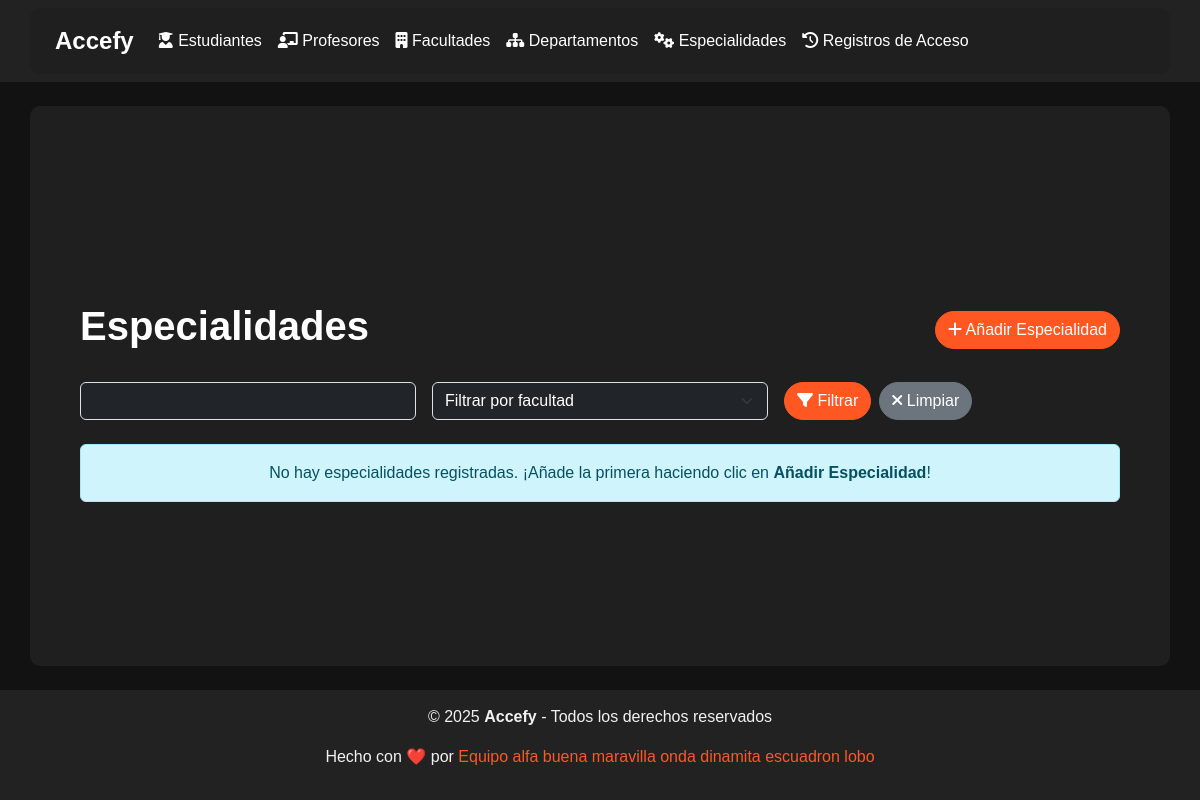
The page //majors/ on the database as committed earlier.
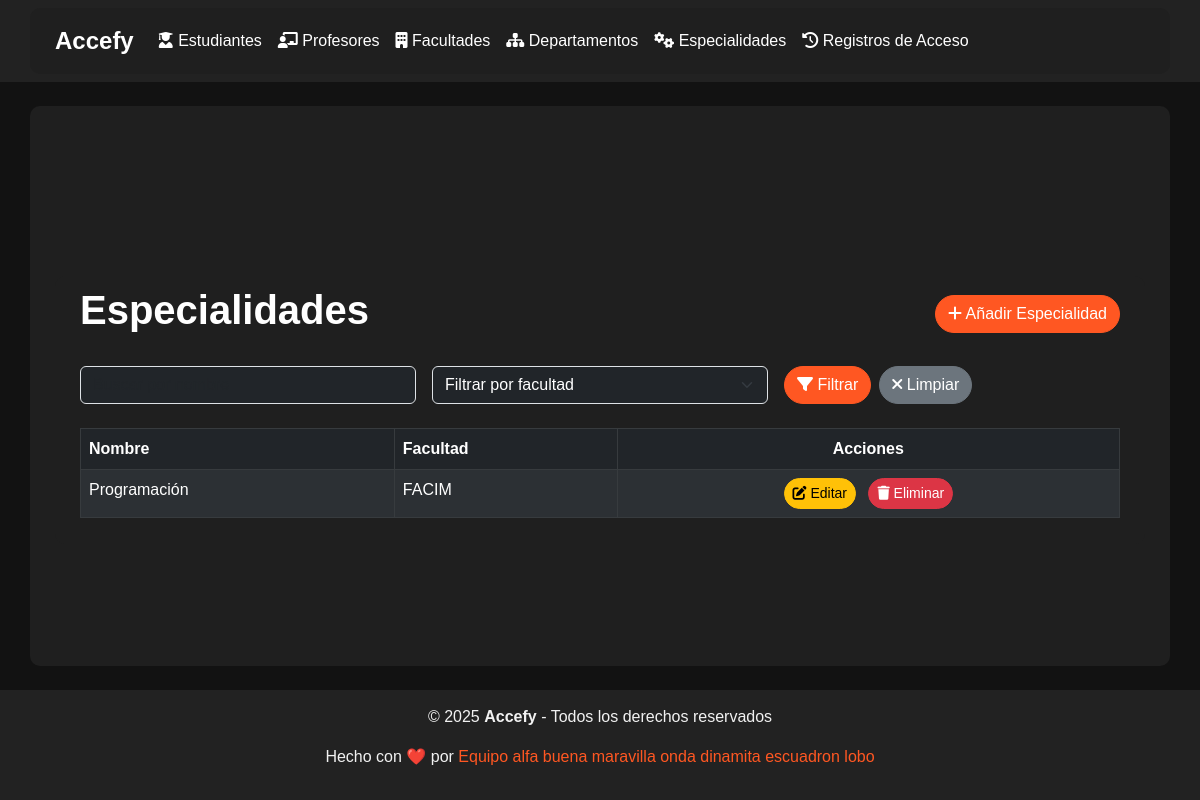
The same page on the database as committed later.
### bibman_app/models.py (models this page shows, shortened)
class Major(models.Model):
    name = models.CharField(max_length=255)  # Major or specialization name
    faculty = models.ForeignKey(Faculty, on_delete=models.CASCADE, related_name="majors")

class Faculty(models.Model):
    name = models.CharField(max_length=255, unique=True)  # Faculty name

### bibman_app/views.py (the view)
# urls.py: path('majors/', MajorListView.as_view(), name='major-list'),
class MajorListView(ListView):
    model = Major
    template_name = "major/major_list.html"
    context_object_name = "majors"
    def get_queryset(self):
        queryset = super().get_queryset()
        name = self.request.GET.get('name')
        faculty = self.request.GET.get('faculty')
        if name:
            queryset = queryset.filter(name__icontains=name)
        if faculty:
            queryset = queryset.filter(faculty__id=faculty)
        return queryset
    def get_context_data(self, **kwargs):
        context = super().get_context_data(**kwargs)
        context['faculties'] = Faculty.objects.all()
        return context

### bibman_app/templates/major/major_list.html (shortened to what this page needs)
{% extends "base.html" %}
{% block content %}
<div class="container mt-5">
  <div class="d-flex justify-content-between align-items-center mb-4">
    <h1 class="text-white">Especialidades</h1>
    <a href="{% url 'major-create' %}" class="btn btn-primary">
      <i class="fas fa-plus"></i> Añadir Especialidad
    </a>
  </div>
  <form method="get" class="mb-4">
    <div class="row g-3">
      <div class="col-md-4">
        <input
          type="text"
          name="name"
          class="form-control bg-dark text-white"
          placeholder="Buscar por nombre"
          value="{{ request.GET.name|default:'' }}"
        />
      </div>
      <div class="col-md-4">
        <select
          name="faculty"
          class="form-select bg-dark text-white"
        >
          <option value="">Filtrar por facultad</option>
        </select>
      </div>
      <div class="col-md-4 d-flex align-items-center">
        <button type="submit" class="btn btn-primary me-2">
          <i class="fas fa-filter"></i> Filtrar
        </button>
        <a href="{% url 'major-list' %}" class="btn btn-secondary">
          <i class="fas fa-times"></i> Limpiar
        </a>
      </div>
    </div>
  </form>
  {% if majors %}
  <table class="table table-hover table-bordered table-striped table-dark">
    <thead style="background-color: #ff5722; color: white">
      <tr>
        <th>Nombre</th>
        <th>Facultad</th>
        <th class="text-center">Acciones</th>
      </tr>
    </thead>
    <tbody>
      {% for major in majors %}
      <tr>
        <td>{{ major.name }}</td>
        <td>{{ major.faculty.name }}</td>
        <td class="text-center">
          <a
            href="{% url 'major-edit' major.id %}"
            class="btn btn-sm btn-warning me-2"
          >
            <i class="fas fa-edit"></i> Editar
          </a>
          <a
            href="{% url 'major-delete' major.id %}"
            class="btn btn-sm btn-danger"
          >
            <i class="fas fa-trash"></i> Eliminar
          </a>
        </td>
      </tr>
      {% endfor %}
    </tbody>
  </table>
  {% else %}
  <div class="alert alert-info text-center" role="alert">
    No hay especialidades registradas. ¡Añade la primera haciendo clic en
    <strong>Añadir Especialidad</strong>!
  </div>
  {% endif %}
</div>
{% endblock %}

Rows that differ between the two databases and show on the page:
added Major: name "Programación", faculty.name "FACIM"
Other text that changed with them:
text no longer shown: "No hay especialidades registradas. ¡Añade la primera haciendo clic en Añadir Especialidad !"
text now shown: "Nombre Facultad Acciones"
